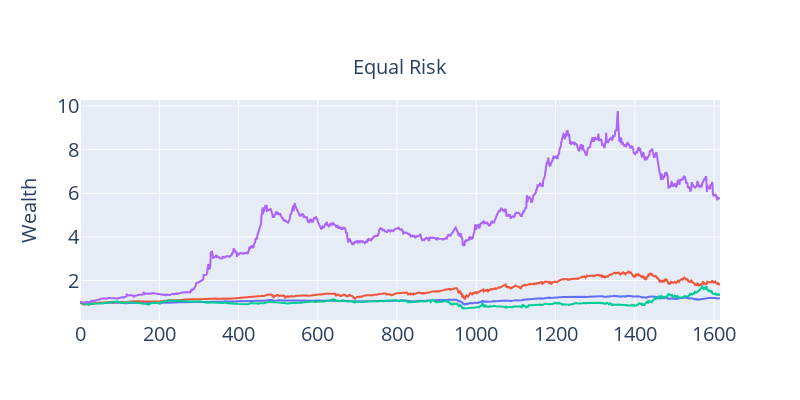

The code cell stored with this chart in its notebook:
### Code cell
fig = go.Figure()

fig.add_trace(go.Scatter(y=wealth_df["Indices equal"], mode = "lines"))
fig.add_trace(go.Scatter(y=wealth_df["S&P100"], mode = "lines"))
fig.add_trace(go.Scatter(y=wealth_df["MaxRetTra"], mode = "lines"))
fig.add_trace(go.Scatter(y=wealth_df["EqualRisk"], mode = "lines"))


fig.update_xaxes(tickfont = dict(size=20))

fig.update_yaxes(title_text = "Wealth",
                title_font = dict(size=20),
                tickfont = dict(size=20)
                 )

fig.update_layout(title=dict(text="Equal Risk", x=0.5, y=0.85, font=dict(size=20)),
                  showlegend=False,
                  width=800, height=400,
                  )

fig.show()

### Figure 1 — Plotly figure (JSON) as saved in the notebook; plotly's stock layout.template omitted (floating-point values rounded to 4 significant figures; data arrays with more than 128 entries replaced by an {"elided": "..."} marker saying what was removed)
{"data": [{"mode": "lines", "type": "scatter", "y": {"elided": "1616 float values"}}, {"mode": "lines", "type": "scatter", "y": {"elided": "1616 float values"}}, {"mode": "lines", "type": "scatter", "y": {"elided": "1616 float values"}}, {"mode": "lines", "type": "scatter", "y": {"elided": "1616 float values"}}], "layout": {"height": 400, "showlegend": false, "title": {"font": {"size": 20}, "text": "Equal Risk", "x": 0.5, "y": 0.85}, "width": 800, "xaxis": {"tickfont": {"size": 20}}, "yaxis": {"tickfont": {"size": 20}, "title": {"font": {"size": 20}, "text": "Wealth"}}}}
